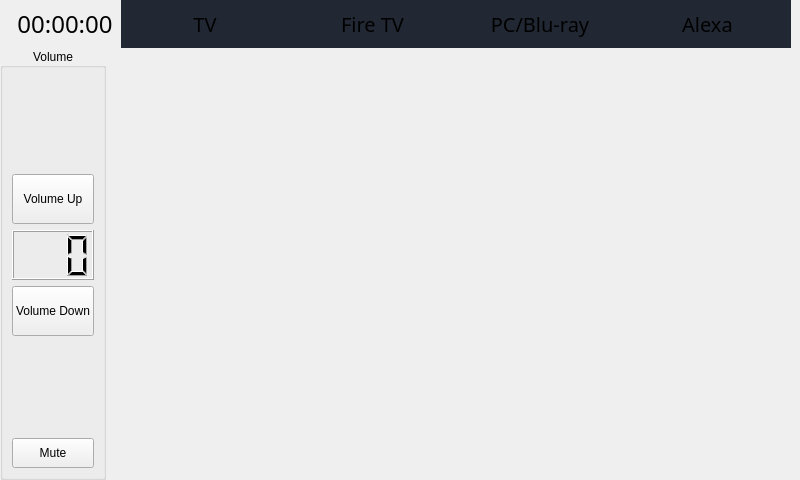
<?xml version="1.0" encoding="UTF-8"?>
<ui version="4.0">
 <class>Form</class>
 <widget class="QWidget" name="Form">
  <property name="geometry">
   <rect>
    <x>0</x>
    <y>0</y>
    <width>800</width>
    <height>480</height>
   </rect>
  </property>
  <property name="windowTitle">
   <string>Form</string>
  </property>
  <layout class="QGridLayout" name="gridLayout">
   <property name="leftMargin">
    <number>0</number>
   </property>
   <property name="topMargin">
    <number>0</number>
   </property>
   <property name="rightMargin">
    <number>0</number>
   </property>
   <property name="bottomMargin">
    <number>0</number>
   </property>
   <property name="spacing">
    <number>0</number>
   </property>
   <item row="0" column="0">
    <widget class="QWidget" name="menuBar" native="true">
     <property name="maximumSize">
      <size>
       <width>16777215</width>
       <height>48</height>
      </size>
     </property>
     <layout class="QGridLayout" name="gridLayout_2">
      <property name="topMargin">
       <number>0</number>
      </property>
      <property name="bottomMargin">
       <number>0</number>
      </property>
      <property name="spacing">
       <number>0</number>
      </property>
      <item row="0" column="4">
       <widget class="QPushButton" name="buttonAlexa">
        <property name="sizePolicy">
         <sizepolicy hsizetype="Minimum" vsizetype="Expanding">
          <horstretch>0</horstretch>
          <verstretch>0</verstretch>
         </sizepolicy>
        </property>
        <property name="font">
         <font>
          <family>Fira Sans</family>
          <pointsize>15</pointsize>
          <weight>50</weight>
          <bold>false</bold>
         </font>
        </property>
        <property name="styleSheet">
         <string notr="true">QPushButton {
	border: 0px;
	border-radius: 0px;
}
QPushButton:flat {
	background-color: rgb(33, 40, 51);
}

QPushButton:on {
	background: rgb(60, 70, 80);
}</string>
        </property>
        <property name="text">
         <string>Alexa</string>
        </property>
        <property name="checkable">
         <bool>true</bool>
        </property>
        <property name="autoExclusive">
         <bool>true</bool>
        </property>
        <property name="default">
         <bool>false</bool>
        </property>
        <property name="flat">
         <bool>true</bool>
        </property>
       </widget>
      </item>
      <item row="0" column="2">
       <widget class="QPushButton" name="buttonFireTV">
        <property name="sizePolicy">
         <sizepolicy hsizetype="Minimum" vsizetype="Expanding">
          <horstretch>0</horstretch>
          <verstretch>0</verstretch>
         </sizepolicy>
        </property>
        <property name="font">
         <font>
          <family>Fira Sans</family>
          <pointsize>15</pointsize>
          <weight>50</weight>
          <bold>false</bold>
         </font>
        </property>
        <property name="styleSheet">
         <string notr="true">QPushButton {
	border: 0px;
	border-radius: 0px;
}
QPushButton:flat {
	background-color: rgb(33, 40, 51);
}

QPushButton:on {
	background: rgb(60, 70, 80);
}</string>
        </property>
        <property name="text">
         <string>Fire TV</string>
        </property>
        <property name="checkable">
         <bool>true</bool>
        </property>
        <property name="autoExclusive">
         <bool>true</bool>
        </property>
        <property name="default">
         <bool>false</bool>
        </property>
        <property name="flat">
         <bool>true</bool>
        </property>
       </widget>
      </item>
      <item row="0" column="1">
       <widget class="QPushButton" name="buttonTV">
        <property name="sizePolicy">
         <sizepolicy hsizetype="Minimum" vsizetype="Expanding">
          <horstretch>0</horstretch>
          <verstretch>0</verstretch>
         </sizepolicy>
        </property>
        <property name="font">
         <font>
          <family>Fira Sans</family>
          <pointsize>15</pointsize>
          <weight>50</weight>
          <bold>false</bold>
         </font>
        </property>
        <property name="styleSheet">
         <string notr="true">QPushButton {
	border: 0px;
	border-radius: 0px;
}
QPushButton:flat {
	background-color: rgb(33, 40, 51);
}

QPushButton:on {
	background: rgb(60, 70, 80);
}</string>
        </property>
        <property name="text">
         <string>TV</string>
        </property>
        <property name="checkable">
         <bool>true</bool>
        </property>
        <property name="autoExclusive">
         <bool>true</bool>
        </property>
        <property name="default">
         <bool>false</bool>
        </property>
        <property name="flat">
         <bool>true</bool>
        </property>
       </widget>
      </item>
      <item row="0" column="3">
       <widget class="QPushButton" name="buttonBluRay">
        <property name="sizePolicy">
         <sizepolicy hsizetype="Minimum" vsizetype="Expanding">
          <horstretch>0</horstretch>
          <verstretch>0</verstretch>
         </sizepolicy>
        </property>
        <property name="font">
         <font>
          <family>Fira Sans</family>
          <pointsize>15</pointsize>
          <weight>50</weight>
          <bold>false</bold>
         </font>
        </property>
        <property name="styleSheet">
         <string notr="true">QPushButton {
	border: 0px;
	border-radius: 0px;
}
QPushButton:flat {
	background-color: rgb(33, 40, 51);
}

QPushButton:on {
	background: rgb(60, 70, 80);
}</string>
        </property>
        <property name="text">
         <string>PC/Blu-ray</string>
        </property>
        <property name="checkable">
         <bool>true</bool>
        </property>
        <property name="autoExclusive">
         <bool>true</bool>
        </property>
        <property name="default">
         <bool>false</bool>
        </property>
        <property name="flat">
         <bool>true</bool>
        </property>
       </widget>
      </item>
      <item row="0" column="0">
       <widget class="QLabel" name="labelClock">
        <property name="sizePolicy">
         <sizepolicy hsizetype="Fixed" vsizetype="Expanding">
          <horstretch>0</horstretch>
          <verstretch>0</verstretch>
         </sizepolicy>
        </property>
        <property name="minimumSize">
         <size>
          <width>112</width>
          <height>0</height>
         </size>
        </property>
        <property name="font">
         <font>
          <family>.Keyboard</family>
          <pointsize>18</pointsize>
          <weight>50</weight>
          <bold>false</bold>
         </font>
        </property>
        <property name="text">
         <string>00:00:00</string>
        </property>
        <property name="alignment">
         <set>Qt::AlignCenter</set>
        </property>
       </widget>
      </item>
     </layout>
    </widget>
   </item>
   <item row="1" column="0">
    <layout class="QGridLayout" name="gridLayout_3">
     <item row="0" column="0">
      <widget class="QGroupBox" name="groupBox">
       <property name="title">
        <string>Volume</string>
       </property>
       <property name="alignment">
        <set>Qt::AlignCenter</set>
       </property>
       <layout class="QGridLayout" name="gridLayout_4">
        <item row="3" column="0">
         <widget class="QPushButton" name="buttonVolumeDown">
          <property name="minimumSize">
           <size>
            <width>0</width>
            <height>50</height>
           </size>
          </property>
          <property name="text">
           <string>Volume Down</string>
          </property>
         </widget>
        </item>
        <item row="2" column="0">
         <widget class="QLCDNumber" name="lcdVolume">
          <property name="minimumSize">
           <size>
            <width>0</width>
            <height>50</height>
           </size>
          </property>
          <property name="font">
           <font>
            <pointsize>20</pointsize>
           </font>
          </property>
          <property name="digitCount">
           <number>3</number>
          </property>
          <property name="segmentStyle">
           <enum>QLCDNumber::Filled</enum>
          </property>
         </widget>
        </item>
        <item row="5" column="0">
         <widget class="QPushButton" name="buttonMute">
          <property name="minimumSize">
           <size>
            <width>0</width>
            <height>30</height>
           </size>
          </property>
          <property name="text">
           <string>Mute</string>
          </property>
          <property name="checkable">
           <bool>true</bool>
          </property>
         </widget>
        </item>
        <item row="0" column="0">
         <spacer name="verticalSpacer">
          <property name="orientation">
           <enum>Qt::Vertical</enum>
          </property>
          <property name="sizeHint" stdset="0">
           <size>
            <width>20</width>
            <height>40</height>
           </size>
          </property>
         </spacer>
        </item>
        <item row="4" column="0">
         <spacer name="verticalSpacer_2">
          <property name="orientation">
           <enum>Qt::Vertical</enum>
          </property>
          <property name="sizeHint" stdset="0">
           <size>
            <width>20</width>
            <height>40</height>
           </size>
          </property>
         </spacer>
        </item>
        <item row="1" column="0">
         <widget class="QPushButton" name="buttonVolumeUp">
          <property name="minimumSize">
           <size>
            <width>0</width>
            <height>50</height>
           </size>
          </property>
          <property name="text">
           <string>Volume Up</string>
          </property>
         </widget>
        </item>
       </layout>
      </widget>
     </item>
     <item row="0" column="1">
      <widget class="QWidget" name="mainWidget" native="true">
       <property name="sizePolicy">
        <sizepolicy hsizetype="Expanding" vsizetype="Preferred">
         <horstretch>0</horstretch>
         <verstretch>0</verstretch>
        </sizepolicy>
       </property>
       <layout class="QGridLayout" name="gridLayout_6">
        <property name="leftMargin">
         <number>5</number>
        </property>
        <property name="topMargin">
         <number>5</number>
        </property>
        <property name="rightMargin">
         <number>5</number>
        </property>
        <property name="bottomMargin">
         <number>5</number>
        </property>
        <property name="spacing">
         <number>5</number>
        </property>
       </layout>
      </widget>
     </item>
    </layout>
   </item>
  </layout>
 </widget>
 <resources/>
 <connections/>
</ui>
